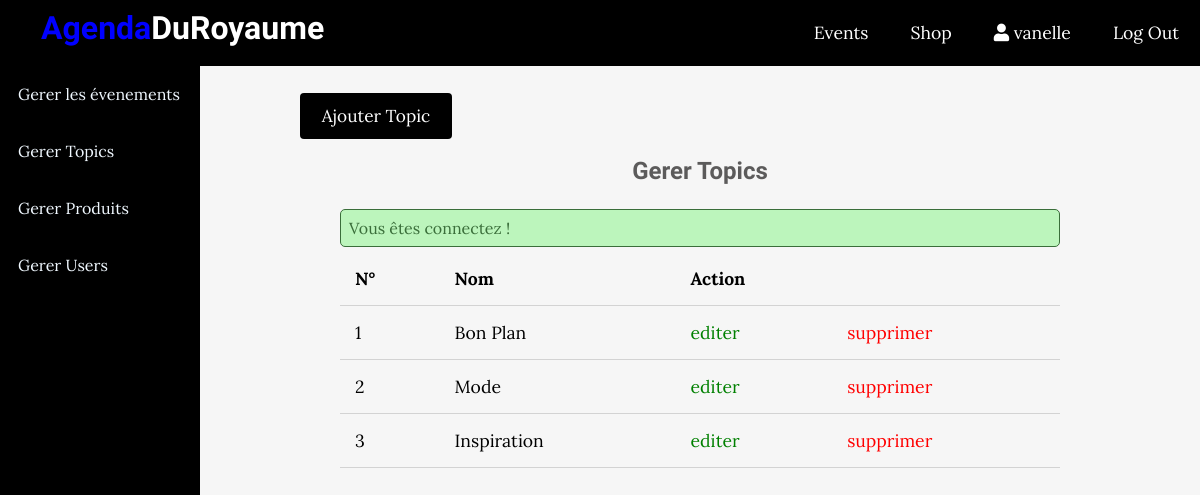
Screenshot of /admin/topics/index.php (signed in) with the database file from the repository.
### tables this page shows
CREATE TABLE IF NOT EXISTS `topics` (
  `id` int(11) NOT NULL AUTO_INCREMENT,
  `name` varchar(100) NOT NULL,
  `description` mediumtext NOT NULL,
  PRIMARY KEY (`id`),
  UNIQUE KEY `name` (`name`)
);

### app/controllers/topics.php (called while the page is built, shortened)
<?php
include(ROOT_PATH . "/app/database/db.php");
$table = 'topics';
$topics = selectAll($table);

### app/database/db.php (called while the page is built, shortened)
<?php
require('connect.php');
function selectAll($table, $conditions = [])
{
    global $conn;
    $sql = "SELECT * FROM $table";
    if (empty($conditions)) {
        $stmt = $conn->prepare($sql);
        $stmt->execute();
        $result = $stmt->get_result()->fetch_all(MYSQLI_ASSOC);
        return $result;
    }
}

### admin/topics/index.php (the view, shortened to what this page needs)
<?php include(ROOT_PATH . "/app/controllers/topics.php");
?>
<!DOCTYPE html>
<html lang="fr">
    <head>
        <link rel="stylesheet"
            href="https://use.fontawesome.com/releases/v5.7.2/css/all.css"
>
        <link rel="stylesheet" href="../../assets/css/style.css">
        <link rel="stylesheet" href="../../assets/css/admin.css">
    </head>
    <body>
    <?php include(ROOT_PATH . "/app/includes/adminHeader.php"); ?>
        <div class="admin-wrapper">
        <?php include(ROOT_PATH . "/app/includes/adminSidebar.php"); ?>
            <div class="admin-content">
                <div class="button-group">
                    <a href="create.php" class="btn btn-big">Ajouter Topic</a>
                </div>
                <div class="content">
                    <h2 class="page-title">Gerer Topics</h2>
                    <?php include(ROOT_PATH . "/app/includes/messages.php"); ?>
                    <table>
                        <thead>
                            <th>N°</th>
                            <th>Nom</th>
                            <th colspan="2">Action</th>
                        </thead>
                        <tbody>
                            <?php foreach ($topics as $key => $topic): ?>
                               <tr>
                                    <td><?php echo $key + 1; ?></td>
                                    <td><?php echo $topic['name']; ?></td>
                                    <td><a href="edit.php?id=<?php echo $topic['id']; ?>" class="edit">editer</a></td>
                                    <td><a href="index.php?del_id=<?php echo $topic['id']; ?>" class="delete">supprimer</a></td>
                                </tr>
                            <?php endforeach; ?>
                        </tbody>
                    </table>
                </div>
            </div>
        </div>
    </body>
</html>

### assets/css/style.css (style rules this page uses)
* { box-sizing: border-box; }
html, body { height: 100%; padding: 0px; margin: 0px; background: #f6f6f6; font-family: "Lora", serif; }
h1, h2, h3, h4, h5, h6 { font-family: "Candal", serif; color: #5c5b5b; margin: 5px; }
a { text-decoration: none; color: inherit; }
.btn { padding: 0.5rem 1rem; background: black; color: white; border: 1px solid transparent; border-radius: 0.25rem; font-size: 1.08em; font-family: "Lora", serif; }
.btn-big { padding: 0.7rem 1.3rem; line-height: 1.3rem; }
.content { width: 90%; margin: 30px auto 30px; }

### assets/css/admin.css (style rules this page uses)
.admin-wrapper { display: flex; height: calc(100% - 66px); }
.admin-wrapper .admin-content { flex: 8; height: 100%; padding: 40px 100px 100px; overflow-y: scroll; }
.admin-content .page-title { text-align: center; margin-bottom: 1.5rem; }
table { width: 100%; border-collapse: collapse; font-size: 1.1rem; }
th, td { padding: 15px; text-align: left; border-bottom: 1px solid #d3d3d3; }
.edit { color: green; }
.delete { color: red; }

### rows the page displays
topics: name "Bon Plan"
topics: name "Mode"
topics: name "Inspiration"

### other values shown
$_SESSION['username'] "vanelle"
$_SESSION['message'] "Vous êtes connectez !"
